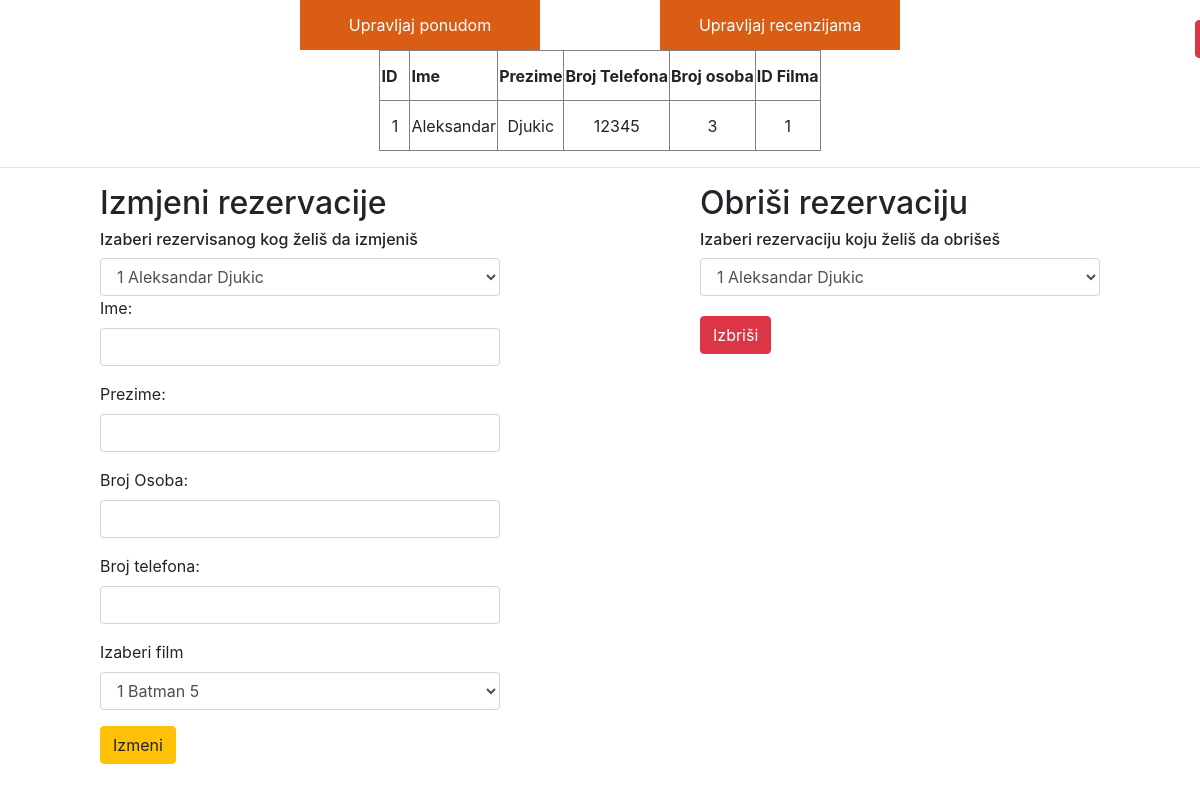
/admin/rezervisani.php?msg=updated (signed in), run on the app's committed database.
### tables this page shows
CREATE TABLE `rezervacije` (
  `id` int(11) NOT NULL,
  `ime` varchar(250) NOT NULL,
  `prezime` varchar(250) NOT NULL,
  `broj_telefona` varchar(20) NOT NULL,
  `broj_osoba` int(11) NOT NULL,
  `id_filma` int(11) NOT NULL
);

### admin/rezervisani.php (the view, shortened to what this page needs)
<?php
if (!isset($_SESSION['login'])){
    echo "Nemate pristup ovoj stranici !";
}
else{
    require 'konekcija.php';
    ?>
<html>
<head>
   <link rel="stylesheet" href="https://maxcdn.bootstrapcdn.com/bootstrap/4.0.0-alpha.6/css/bootstrap.min.css">
   <link rel="stylesheet" type="text/css" href="style-admin.css">
</head>
<body>
  <form class="odjava-btn" action="login/odjava.php" method="post">
      <input type="submit" name="odjava" value="Odjavi se" class="btn btn-danger odjava">
  </form>
  <div class="admin-header">
      <a href="ponuda.php"><div class="nav-admin">Upravljaj ponudom</div></a>
      <a href="recenzije.php"><div class="nav-admin right">Upravljaj recenzijama</div></a>
  </div>
    <?php
    $result = mysqli_query($conn,"SELECT * FROM rezervacije");
      echo "<table border='1' class='rez-tabela'>
      <tr>
        <th>ID</th>
        <th>Ime</th>
        <th>Prezime</th>
        <th>Broj Telefona</th>
        <th>Broj osoba</th>
        <th>ID Filma</th>
      </tr>";
    while($row = mysqli_fetch_array($result))
    {
      echo "<tr>";
      echo "<td>" . $row['id'] . "</td>";
      echo "<td>" . $row['ime'] . "</td>";
      echo "<td>" . $row['prezime'] . "</td>";
      echo "<td>" . $row['broj_telefona'] . "</td>";
      echo "<td>" . $row['broj_osoba'] . "</td>";
      echo "<td>" . $row['id_filma'] . "</td>";
      echo "</tr>";
    }
    echo "</table>";
    ?>
    <hr>
    <div class="rez-sadrzaj">
    <div class="izmjeni-rez">
       <form method="POST" action="rezervacije/izmjeniRez.php" style="width: 100%">
        <h2>Izmjeni rezervacije</h2>
        <h6>Izaberi rezervisanog kog želiš da izmjeniš</h6>
        <select class="form-control"  name="id" id="id">
          <?php
                $update = mysqli_query($conn,"SELECT * FROM rezervacije");
                while($row = mysqli_fetch_array($update))
                {
                echo "<option value='". $row['id'] ."'>".$row['id'].' '.$row['ime'].' '.$row['prezime']."</option>";
                }
          ?>
        </select>
        <div class="form-group">
                <label for="">Ime:</label>
                <input autocomplete="off" type="text" class="form-control" name="ime" id="">
        </div>
        <div class="form-group">
                <label for="">Prezime:</label>
                <input autocomplete="off" type="text" class="form-control" name="prezime" id="">
        </div>
        <div class="form-group">
                <label for="">Broj Osoba:</label>
                <input autocomplete="off" type="text" class="form-control" name="broj_osoba" id="">
        </div>
        <div class="form-group">
                <label for="">Broj telefona:</label>
                <input autocomplete="off" type="text" class="form-control" name="broj_telefona" id="">
        </div>
        <div class="form-group">
                <label>Izaberi film</label>
                <select class="form-control"  name="id_filma" id="id">
          <?php
                $update = mysqli_query($conn,"SELECT * FROM ponuda");
                while($row = mysqli_fetch_array($update))
                {
                echo "<option value='". $row['id'] ."'>".$row['id'].' '.$row['naslov'].' '.$row['cena']."</option>";
                }
          ?>
        </select>
        </div>
        <button type="submit" name="izmeni-rez" class="btn btn-warning">Izmeni</button>
    </div>
    <div class="obrisi-rez">
    <form method="post" action="rezervacije/obrisi.php" style="width: 100%">
    <div class="delete">
        <h2>Obriši rezervaciju</h2>
        <h6>Izaberi rezervaciju koju želiš da obrišeš</h6>
        <select class="form-control"  name="id" id="id">
          <?php
                $result = mysqli_query($conn,"SELECT * FROM rezervacije");
                while($row = mysqli_fetch_array($result))
                {
                echo "<option value='".$row['id']."'>".$row['id']." ". $row['ime']." ".$row['prezime']."</option>";
                }
          ?>
        </select>
        <button type="submit" name="deleteSubmit" class="btn btn-danger rez-dugme">Izbriši</button>
    </div>
  </form>
</div>
</div>
</body>
</html>
<?php
}
?>

### admin/style-admin.css (style rules this page uses)
* { margin: 0; }
.rez-tabela { margin: auto; }
.obrisi-rez, .izmjeni-rez { width: 400px; }
.rez-sadrzaj { display: flex !important; justify-content: space-around !important; }
.rez-dugme { margin-top: 20px; }
th, td { height: 50px !important; }
.admin-header { width: 50%; margin: auto; }
.nav-admin { background-color: #DA5D15; text-align: center; text-decoration: none; color: white; line-height: 50px; width: 40%; display: inline-block; }
.right { float: right; }
a { text-decoration: none; }
table { margin: auto; }
td { min-width: 30px; text-align: center; }
.odjava { position: absolute; top: 10px; left: 10px; }
.odjava-btn { position: absolute; top: 10px; right: 15px; }

### data on the page
rezervacije: id "1", ime "Aleksandar", prezime "Djukic", broj_telefona "12345", broj_osoba "3", id_filma "1"

### other printed values
form field id "1 Aleksandar Djukic"
form field id_filma "1 Batman 5"
